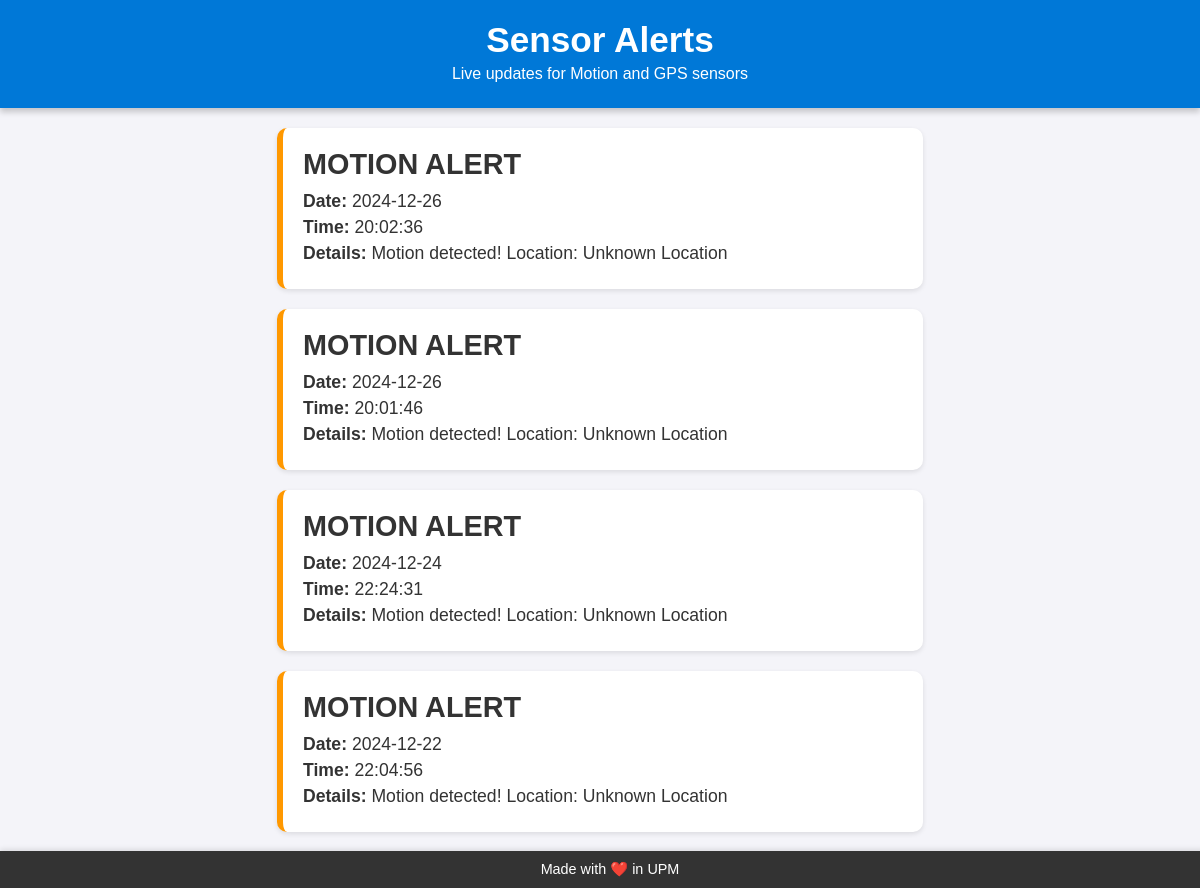
The page / on the database its author committed.
### tables this page shows
CREATE TABLE alerts (
        id INTEGER PRIMARY KEY AUTOINCREMENT,
        date TEXT,
        time TEXT,
        sensor_type TEXT,
        level TEXT
    );

### app.py (the view)
@app.route("/")
def dashboard():
    conn, cursor = get_db_connection()
    cursor.execute("SELECT * FROM alerts ORDER BY id DESC")
    alerts = cursor.fetchall()
    conn.close()
    return render_template("index.html", alerts=alerts)

### app.py (called while the page is built)
def get_db_connection():
    conn = sqlite3.connect(DATABASE, check_same_thread=False)
    return conn, conn.cursor()

### templates/index.html (shortened to what this page needs)
<!DOCTYPE html>
<html lang="en">
<head>
    <link rel="stylesheet" href="/static/style.css">
</head>
<body>
    <header>
        <h1>Sensor Alerts</h1>
        <p>Live updates for Motion and GPS sensors</p>
    </header>
    <main>
        <div id="alerts-container">
            {% for alert in alerts %}
            <div class="alert-card {{ alert[3] }}">
                <h3>{{ alert[3].capitalize() }} Alert</h3>
                <p><strong>Date:</strong> {{ alert[1] }}</p>
                <p><strong>Time:</strong> {{ alert[2] }}</p>
                <p><strong>Details:</strong> {{ alert[4] }}</p>
            </div>
            {% endfor %}
        </div>
        <br>
        <br>
    </main>
    <footer>
        <p>Made with ❤️ in UPM</p>
    </footer>
</body>
</html>

### static/style.css (style rules this page uses)
body { font-family: 'Arial', sans-serif; margin: 0; padding: 0; display: flex; flex-direction: column; min-height: 100vh; background-color: #f4f4f9; color: #333; }
header { background-color: #0078d7; color: white; text-align: center; padding: 20px 10px; box-shadow: 0px 4px 6px rgba(0, 0, 0, 0.2); }
header h1 { margin: 0; font-size: 2.2rem; }
header p { margin: 5px 0; font-size: 1rem; font-weight: 300; }
main { flex: 1; padding: 20px; }
footer { text-align: center; padding: 10px; background-color: #333; color: white; font-size: 0.9rem; margin-top: 20px; position: fixed; bottom: 0; left: 0; width: 100%; box-shadow: 0px -2px 5px rgba(0, 0, 0, 0.1); }
footer p { margin: 0; }
#alerts-container { display: flex; flex-direction: column; align-items: center; gap: 20px; }
.alert-card { background-color: white; border-radius: 10px; box-shadow: 0px 2px 5px rgba(0, 0, 0, 0.1); padding: 20px; width: 90%; max-width: 600px; transition: transform 0.2s ease, box-shadow 0.2s ease; opacity: 0; transform: scale(0.95); animation: fadeIn 1.0s forwards; }
.alert-card h3 { margin: 0 0 10px 0; font-size: 1.8rem; color: #333; text-transform: uppercase; }
.alert-card p { margin: 5px 0; font-size: 1.1rem; }
.motion { border-left: 6px solid #ff9800; }

### rows shown on the page
alerts: sensor_type "MOTION", date "2024-12-26", time "20:02:36", level "Motion detected! Location: Unknown Location"
alerts: sensor_type "MOTION", date "2024-12-26", time "20:01:46", level "Motion detected! Location: Unknown Location"
alerts: sensor_type "MOTION", date "2024-12-24", time "22:24:31", level "Motion detected! Location: Unknown Location"
alerts: sensor_type "MOTION", date "2024-12-22", time "22:04:56", level "Motion detected! Location: Unknown Location"
